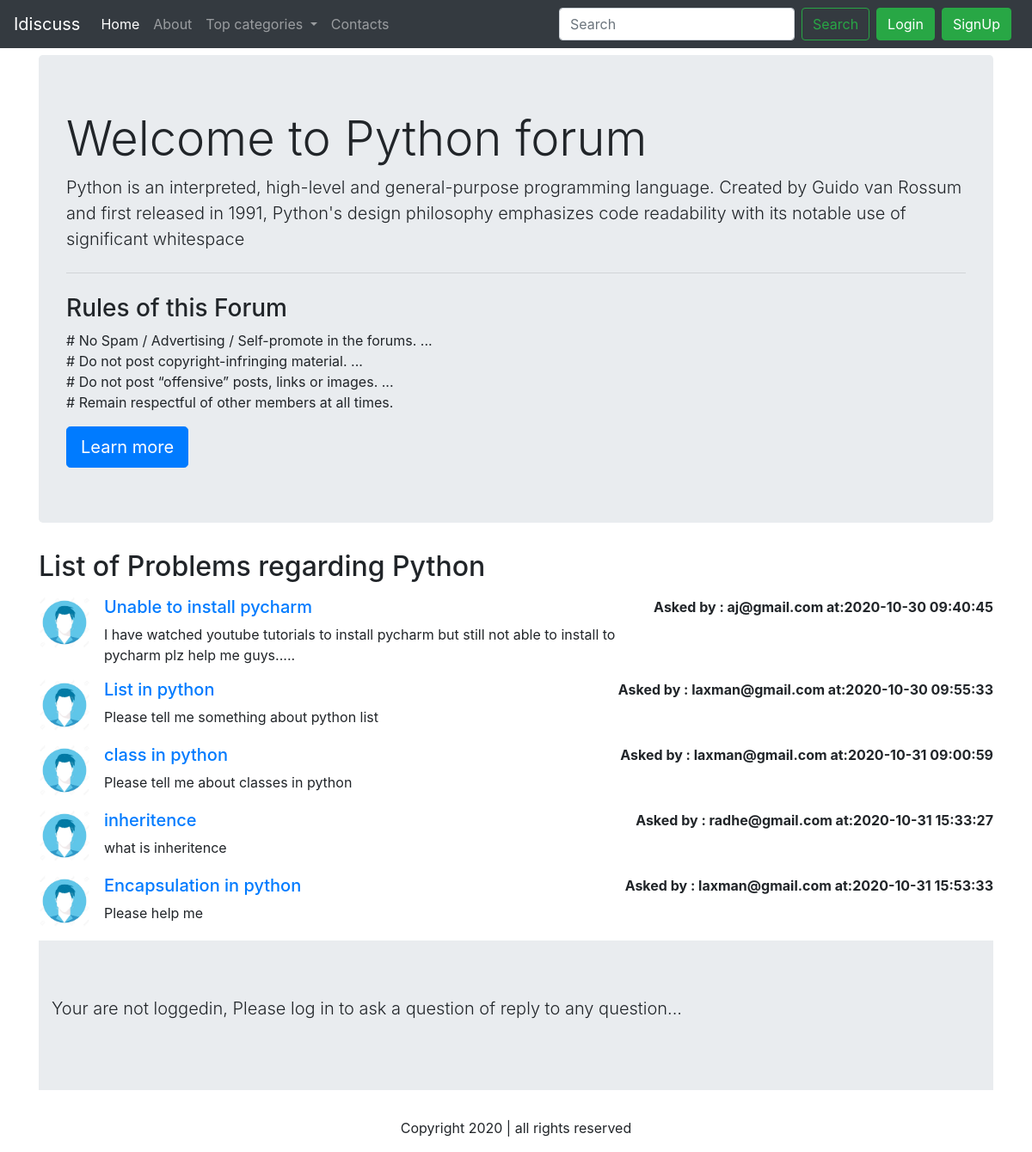
The app's page /thread_list.php?catid=1 with its own data.
### tables this page shows
CREATE TABLE `categories` (
  `catagory_id` int(8) NOT NULL,
  `catagory_name` varchar(255) NOT NULL,
  `catagory_descr` varchar(255) NOT NULL,
  `tstamp` datetime NOT NULL DEFAULT current_timestamp()
);

CREATE TABLE `threads` (
  `thread_id` int(8) NOT NULL,
  `thread_title` varchar(255) NOT NULL,
  `thread_descr` text NOT NULL,
  `thread_cat_id` int(8) NOT NULL,
  `thread_user_id` int(8) NOT NULL,
  `timestamp` datetime DEFAULT current_timestamp()
);

CREATE TABLE `user` (
  `sno` int(8) NOT NULL,
  `user_email` varchar(30) NOT NULL,
  `user_pass` varchar(255) NOT NULL,
  `timestamp` datetime NOT NULL DEFAULT current_timestamp()
);

### thread_list.php (the view, shortened to what this page needs)
<!doctype html>
<html lang="en">
<head>
    <link rel="stylesheet" href="https://cdn.jsdelivr.net/npm/bootstrap@4.5.3/dist/css/bootstrap.min.css"
>
</head>
<body>
<?php include('partials/_dbconnect.php'); ?>
    <?php include('partials/_header.php'); ?>
    <?php
    $id = $_GET['catid'];
    $qry = "SELECT * FROM `categories` WHERE catagory_id = $id";
    $rst = mysqli_query($conn, $qry);
    $row = mysqli_fetch_assoc($rst);
    ?>
    <div class="container my-2">
        <div class="jumbotron">
            <h1 class="display-4">Welcome to <?php echo $row['catagory_name']; ?> forum</h1>
            <p class="lead"><?php echo $row['catagory_descr']; ?></p>
            <hr class="my-4">
            <p>
            <h3>Rules of this Forum</h3>
            # No Spam / Advertising / Self-promote in the forums. ...<br>
            # Do not post copyright-infringing material. ...<br>
            # Do not post “offensive” posts, links or images. ...<br>
            # Remain respectful of other members at all times.</p>
            <a class="btn btn-primary btn-lg" href="#" role="button">Learn more</a>
        </div>
    </div>
    <div class="container">
        <h2>List of Problems regarding <?php echo $row['catagory_name']; ?></h2>
        <?php
            $query = "SELECT * FROM `threads` WHERE thread_cat_id = '$id'";
            $result = mysqli_query($conn, $query);
            while($row = mysqli_fetch_assoc($result)){
                $threadname = $row['thread_title'];
                $threaddescr = $row['thread_descr'];
                $ttime = $row['timestamp'];
                $userid = $row['thread_user_id'];
                $query2 = "SELECT user_email FROM `user` WHERE sno = '$userid'";
                $result2 = mysqli_query($conn, $query2);
                $row2 = mysqli_fetch_assoc($result2);
            echo '<div class="media my-3">
            <img src="img/userr.jpg" width="60px" class="mr-3 " alt="...">
            <div class="media-body">'.
                '<h5 class="mt-0"><a href="thread.php?threadid='.$row['thread_id'].'">'.$threadname.'</a></h5>
                '.$threaddescr.'
                '.'</div>'.'<p class ="font-weight-bold my-0">Asked by : '.$row2['user_email'].' at:'.$ttime.'</p>
                </div>';
            }
    ?>
<?php
    if(isset($_SESSION['loggedin']) && $_SESSION['loggedin']==true){
        echo '
        <button type="button" class="btn btn-primary" data-toggle="modal" data-target="#exampleModal">
            Ask a question
        </button>
        <div class="modal fade" id="exampleModal" tabindex="-1" aria-labelledby="exampleModalLabel" aria-hidden="true">
            <div class="modal-dialog">
                <div class="modal-content">
                    <div class="modal-header">
                        <h5 class="modal-title" id="exampleModalLabel">Your question</h5>
                        <button type="button" class="close" data-dismiss="modal" aria-label="Close">
                            <span aria-hidden="true">&times;</span>
                        </button>
                    </div>
                    <div class="modal-body">
                        <form method ="post" action = "'.$_SERVER["REQUEST_URI"].'">
                            <div class="form-group">
                                <label for="exampleInputEmail1">Your question title</label>
                                <input type="text" name="qtitle" class="form-control" id="exampleInputEmail1"
                                    aria-describedby="emailHelp">
                                    <input type="hidden" name="sno" value="'.$_SESSION["sno"].'">
                            </div>
                            <div class="form-group">
                                <label for="exampleInputPassword1">Elaborate your question</label>
                                <div class="form-group">
                                    <textarea class="form-control" name="qelaborate" id="exampleFormControlTextarea1" rows="3"></textarea>
                                </div>
                            </div>
                    </div>
                    <div class="modal-footer">
                        <button type="button" class="btn btn-secondary" data-dismiss="modal">Close</button>
                        <button type="submit" class="btn btn-primary">Submit</button>
                    </div>
                    </form>
                </div>
            </div>
        </div>
    </div>';
    }
    else{
        echo '<div class="jumbotron jumbotron-fluid">
        <div class="container">
          <p class="lead">Your are not loggedin, Please log in to ask a question of reply to any question...</p>
        </div>
      </div>';
    }
?>
    <?php include('partials/_footer.php'); ?>
</body>
</html>

### partials/_header.php (shortened to what this page needs)
<?php
echo '<nav class="navbar navbar-expand-lg navbar-dark bg-dark">
<a class="navbar-brand" href="/forum">Idiscuss</a>
<button class="navbar-toggler" type="button" data-toggle="collapse" data-target="#navbarSupportedContent"
    aria-controls="navbarSupportedContent" aria-expanded="false" aria-label="Toggle navigation">
    <span class="navbar-toggler-icon"></span>
</button>
<div class="collapse navbar-collapse" id="navbarSupportedContent">
    <ul class="navbar-nav mr-auto">
        <li class="nav-item active">
            <a class="nav-link" href="/forum">Home <span class="sr-only">(current)</span></a>
        </li>
        <li class="nav-item">
            <a class="nav-link" href="about.php">About</a>
        </li>
        <li class="nav-item dropdown">
            <a class="nav-link dropdown-toggle" href="#" id="navbarDropdown" role="button"
                data-toggle="dropdown" aria-haspopup="true" aria-expanded="false">
                Top categories
            </a>
            <div class="dropdown-menu" aria-labelledby="navbarDropdown">';
            echo '</div>
        </li>
        <li class="nav-item">
            <a class="nav-link " href="contact.php" tabindex="-1" aria-disabled="true">Contacts</a>
        </li>
    </ul>
    <div  class="row mx-2">';
    if(isset($_SESSION['loggedin']) && $_SESSION['loggedin']==true){
        echo '<form class="form-inline my-2 my-lg-0" method="get" action="search.php">
        <input class="form-control mr-sm-2" name="query" type="search" placeholder="Search" aria-label="Search">
        <button class="btn btn-outline-success my-2 my-sm-0" type="submit">Search</button>
        <p class ="text-light my-0 mx-2">Welcome : '.$_SESSION['email'].'</p>
    </form>
    <a class="btn btn-success" href="partials/_logout.php">LogOut</a>';
    }
    else{
    echo '<form class="form-inline my-2 my-lg-0">
        <input class="form-control mr-sm-2" type="search" placeholder="Search" aria-label="Search">
        <button class="btn btn-outline-success my-2 my-sm-0" type="submit">Search</button>
    </form>
    <button class="btn btn-success mx-2" data-toggle="modal" data-target="#login">Login</button>
    <button class="btn btn-success " data-toggle="modal" data-target="#signup">SignUp</button>';
    }
    echo '</div>
</div>
</nav>';
?>

### partials/_footer.php
<div class="container">
<p class="text-center">Copyright 2020 | all rights reserved</p>
</div>

### records on screen
categories: catagory_name "Python", catagory_descr "Python is an interpreted, high-level and general-purpose programming language. Created by Guido van Rossum and first released in 1991, Python's design philosophy emphasizes code readability with its notable use of significant whitespace"
threads: thread_title "Unable to install pycharm", thread_descr "I have watched youtube tutorials to install pycharm but still not able to install to pycharm plz help me guys.....", user.user_email "aj@gmail.com", timestamp "2020-10-30 09:40:45"
threads: thread_title "List in python", thread_descr "Please tell me something about python list", user.user_email "laxman@gmail.com", timestamp "2020-10-30 09:55:33"
threads: thread_title "class in python", thread_descr "Please tell me about classes in python", user.user_email "laxman@gmail.com", timestamp "2020-10-31 09:00:59"
threads: thread_title "inheritence", thread_descr "what is inheritence", user.user_email "radhe@gmail.com", timestamp "2020-10-31 15:33:27"
threads: thread_title "Encapsulation in python", thread_descr "Please help me", user.user_email "laxman@gmail.com", timestamp "2020-10-31 15:53:33"
